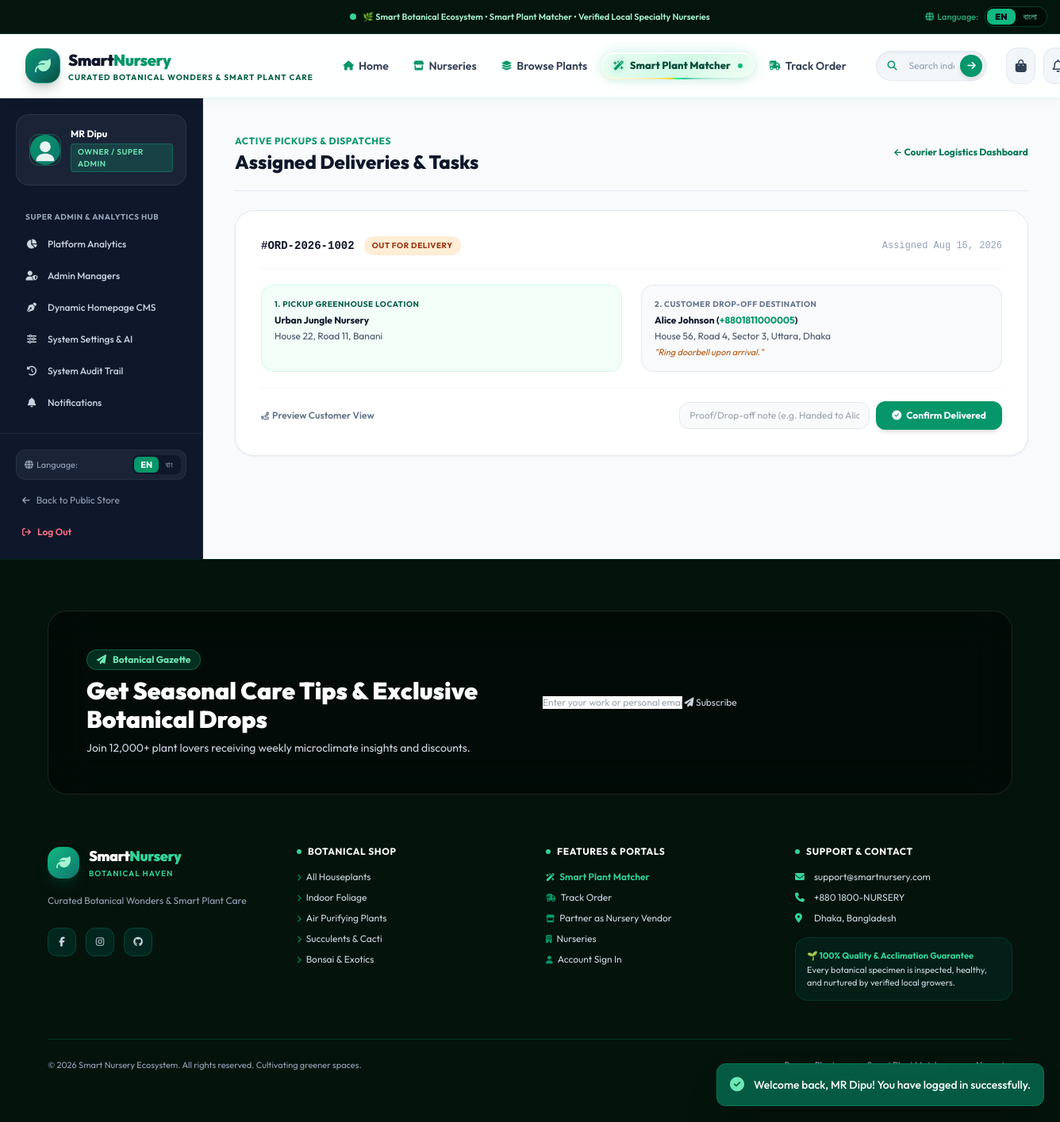
The page /delivery/deliveries.php (signed in) on the database its author committed.
### tables this page shows
CREATE TABLE `users` (
  `id` INT AUTO_INCREMENT PRIMARY KEY,
  `role_id` INT NOT NULL,
  `name` VARCHAR(100) NOT NULL,
  `email` VARCHAR(150) NOT NULL UNIQUE,
  `password_hash` VARCHAR(255) NOT NULL,
  `phone` VARCHAR(30) NULL,
  `avatar` VARCHAR(255) NULL,
  `status` ENUM('active', 'pending', 'suspended') NOT NULL DEFAULT 'active',
  `created_at` TIMESTAMP DEFAULT CURRENT_TIMESTAMP,
  `updated_at` TIMESTAMP DEFAULT CURRENT_TIMESTAMP ON UPDATE CURRENT_TIMESTAMP,
  FOREIGN KEY (`role_id`) REFERENCES `roles`(`id`) ON DELETE RESTRICT
);

CREATE TABLE `roles` (
  `id` INT AUTO_INCREMENT PRIMARY KEY,
  `name` VARCHAR(50) NOT NULL UNIQUE,
  `display_name` VARCHAR(100) NOT NULL,
  `description` VARCHAR(255) NULL,
  `created_at` TIMESTAMP DEFAULT CURRENT_TIMESTAMP
);

CREATE TABLE `delivery_assignments` (
  `id` INT AUTO_INCREMENT PRIMARY KEY,
  `order_id` INT NOT NULL UNIQUE,
  `delivery_staff_id` INT NOT NULL,
  `assigned_at` TIMESTAMP DEFAULT CURRENT_TIMESTAMP,
  `picked_up_at` TIMESTAMP NULL,
  `delivered_at` TIMESTAMP NULL,
  `delivery_notes` TEXT NULL,
  `proof_image` VARCHAR(255) NULL,
  `status` ENUM('assigned', 'picked_up', 'out_for_delivery', 'delivered', 'failed') NOT NULL DEFAULT 'assigned',
  `created_at` TIMESTAMP DEFAULT CURRENT_TIMESTAMP,
  FOREIGN KEY (`order_id`) REFERENCES `orders`(`id`) ON DELETE CASCADE,
  FOREIGN KEY (`delivery_staff_id`) REFERENCES `users`(`id`) ON DELETE RESTRICT
);

CREATE TABLE `orders` (
  `id` INT AUTO_INCREMENT PRIMARY KEY,
  `order_number` VARCHAR(30) NOT NULL UNIQUE,
  `customer_id` INT NOT NULL,
  `vendor_id` INT NOT NULL,
  `total_amount` DECIMAL(10,2) NOT NULL,
  `discount_amount` DECIMAL(10,2) NOT NULL DEFAULT 0.00,
  `shipping_fee` DECIMAL(10,2) NOT NULL DEFAULT 60.00,
  `grand_total` DECIMAL(10,2) NOT NULL,
  `order_status` ENUM(
    'Pending',
    'Vendor Accepted',
    'Vendor Rejected',
    'Cancelled',
    'Preparing',
    'Ready for Pickup',
    'Assigned to Delivery',
    'Picked Up',
    'Out for Delivery',
    'Delivered'
  ) NOT NULL DEFAULT 'Pending',
  `shipping_name` VARCHAR(100) NOT NULL,
  `shipping_phone` VARCHAR(30) NOT NULL,
  `shipping_address` VARCHAR(255) NOT NULL,
  `shipping_city` VARCHAR(100) NOT NULL DEFAULT 'Dhaka',
  `notes` TEXT NULL,
  `cancelled_reason` VARCHAR(255) NULL,
  `created_at` TIMESTAMP DEFAULT CURRENT_TIMESTAMP,
  `updated_at` TIMESTAMP DEFAULT CURRENT_TIMESTAMP ON UPDATE CURRENT_TIMESTAMP,
  FOREIGN KEY (`customer_id`) REFERENCES `users`(`id`) ON DELETE RESTRICT,
  FOREIGN KEY (`vendor_id`) REFERENCES `vendor_profiles`(`id`) ON DELETE RESTRICT
);

CREATE TABLE `vendor_profiles` (
  `id` INT AUTO_INCREMENT PRIMARY KEY,
  `user_id` INT NOT NULL UNIQUE,
  `nursery_name` VARCHAR(150) NOT NULL,
  `nursery_name_bn` VARCHAR(150) NULL,
  `description` TEXT NULL,
  `description_bn` TEXT NULL,
  `address` VARCHAR(255) NOT NULL,
  `address_bn` VARCHAR(255) NULL,
  `city` VARCHAR(100) NOT NULL DEFAULT 'Dhaka',
  `opening_hours` VARCHAR(100) NOT NULL DEFAULT 'Sat - Thu: 9:00 AM - 8:00 PM',
  `contact_phone` VARCHAR(30) NULL,
  `banner_image` VARCHAR(255) NULL,
  `logo_image` VARCHAR(255) NULL,
  `verification_status` ENUM('pending', 'verified', 'rejected', 'suspended') NOT NULL DEFAULT 'pending',
  `rating_avg` DECIMAL(3,2) NOT NULL DEFAULT 5.00,
  `rating_count` INT NOT NULL DEFAULT 0,
  `commission_rate` DECIMAL(5,2) NOT NULL DEFAULT 10.00,
  `created_at` TIMESTAMP DEFAULT CURRENT_TIMESTAMP,
  FOREIGN KEY (`user_id`) REFERENCES `users`(`id`) ON DELETE CASCADE
);

### delivery/deliveries.php (the view, shortened to what the rows shown need)
<?php
require_once __DIR__ . '/../helpers/auth.php';
require_once __DIR__ . '/../helpers/functions.php';
require_role(['delivery', 'admin', 'owner']);
$currentUser = current_user();
$db = get_db();
$isDeliveryStaff = ($currentUser['role_name'] === 'delivery');
if ($isDeliveryStaff) {
    $pStmt = $db->prepare("SELECT id FROM delivery_staff_profiles WHERE user_id = :uid");
    $pStmt->execute(['uid' => $currentUser['id']]);
    $staffProfileId = (int)$pStmt->fetchColumn();
    if ($staffProfileId <= 0) {
        $db->prepare("
            INSERT INTO delivery_staff_profiles (user_id, vehicle_type, current_zone, license_number, total_deliveries, status, created_at)
            VALUES (:uid, 'Motorcycle', 'Dhaka Central', 'COURIER-PENDING', 0, 'available', NOW())
        ")->execute(['uid' => $currentUser['id']]);
        $staffProfileId = (int)$db->lastInsertId();
    }
} else {
    $staffProfileId = 0;
}
if ($isDeliveryStaff) {
    $stmt = $db->prepare("
        SELECT da.*, o.order_number, o.grand_total, o.shipping_name, o.shipping_phone, o.shipping_address, o.shipping_city, o.notes AS order_notes,
               vp.nursery_name, vp.address AS vendor_address
        FROM delivery_assignments da
        JOIN orders o ON da.order_id = o.id
        JOIN vendor_profiles vp ON o.vendor_id = vp.id
        WHERE (da.delivery_staff_id = :did OR da.delivery_staff_id = :pid) AND da.status != 'delivered'
        ORDER BY da.id ASC
    ");
    $stmt->execute(['did' => $currentUser['id'], 'pid' => $staffProfileId]);
    $deliveries = $stmt->fetchAll();
} else {
    $stmt = $db->query("
        SELECT da.*, o.order_number, o.grand_total, o.shipping_name, o.shipping_phone, o.shipping_address, o.shipping_city, o.notes AS order_notes,
               vp.nursery_name, vp.address AS vendor_address, rider.name AS assigned_rider_name
        FROM delivery_assignments da
        JOIN orders o ON da.order_id = o.id
        JOIN vendor_profiles vp ON o.vendor_id = vp.id
        LEFT JOIN users rider ON da.delivery_staff_id = rider.id
        WHERE da.status != 'delivered'
        ORDER BY da.id ASC
    ");
    $deliveries = $stmt->fetchAll();
}
require_once __DIR__ . '/../includes/header.php';
?>
<div class="flex-1 flex flex-col lg:flex-row">
    <?php require_once __DIR__ . '/../includes/sidebar.php'; ?>
    <main class="flex-1 p-6 sm:p-10 space-y-6 bg-slate-50">
        <div class="border-b border-slate-200 pb-5 flex items-center justify-between">
            <div>
                <h1 class="text-2xl font-extrabold text-slate-900"><?= __('delivery.assigned_runs') ?></h1>
            </div>
        </div>
        <div class="space-y-6">
            <?php
            $focusedOrderId = (int)($_GET['order_id'] ?? 0);
            if (!empty($deliveries)): ?>
                <?php foreach ($deliveries as $del):
                    $isFocused = ($focusedOrderId === (int)$del['order_id']);
                ?>
                    <div id="delivery-card-<?= (int)$del['order_id'] ?>" class="bg-white rounded-3xl p-6 sm:p-8 border <?= $isFocused ? 'border-sky-500 ring-2 ring-sky-400 shadow-md bg-sky-50/10' : 'border-slate-200 shadow-sm' ?> space-y-5 transition">
                        <div class="flex flex-col sm:flex-row sm:items-center justify-between gap-3 border-b border-slate-100 pb-4 text-xs">
                            <div class="flex items-center space-x-3">
                                <span class="font-mono font-bold text-slate-900 text-sm">#<?= sanitize($del['order_number']) ?></span>
                                <span class="px-2.5 py-1 rounded-full font-bold uppercase text-[10px] tracking-wider <?= $del['status'] === 'out_for_delivery' ? 'bg-orange-100 text-orange-800' : 'bg-sky-100 text-sky-800' ?>">
                                    <?= str_replace('_', ' ', sanitize($del['status'])) ?>
                                </span>
                            </div>
                            <span class="text-slate-400 font-mono"><?= is_bangla() ? 'নিযুক্ত' : 'Assigned' ?> <?= time_ago($del['assigned_at']) ?></span>
                        </div>
                        <div class="grid grid-cols-1 sm:grid-cols-2 gap-6 text-xs">
                            <div class="bg-emerald-50/60 p-4 rounded-2xl border border-emerald-100 space-y-1">
                                <span class="text-[10px] font-bold uppercase tracking-wider text-emerald-800 block"><?= is_bangla() ? '১. নার্সারি পিকআপ ঠিকানা' : '1. Pickup Greenhouse Location' ?></span>
                                <h4 class="font-bold text-slate-900"><?= sanitize(vendor_display_name($del['nursery_name'])) ?></h4>
                                <p class="text-slate-600"><?= sanitize(vendor_display_address($del['vendor_address'])) ?></p>
                            </div>
                            <div class="bg-slate-50 p-4 rounded-2xl border border-slate-200/80 space-y-1">
                                <span class="text-[10px] font-bold uppercase tracking-wider text-slate-500 block"><?= is_bangla() ? '২. কাস্টমারের গন্তব্য ঠিকানা' : '2. Customer Drop-off Destination' ?></span>
                                <h4 class="font-bold text-slate-900"><?= sanitize($del['shipping_name']) ?> (<a href="tel:<?= sanitize($del['shipping_phone']) ?>" class="text-emerald-600 hover:underline"><?= sanitize($del['shipping_phone']) ?></a>)</h4>
                                <p class="text-slate-600"><?= sanitize($del['shipping_address']) ?>, <?= sanitize($del['shipping_city']) ?></p>
                                <?php if ($del['order_notes']): ?>
                                    <p class="text-[11px] text-amber-700 italic">"<?= sanitize($del['order_notes']) ?>"</p>
                                <?php endif; ?>
                            </div>
                        </div>
                        <div class="pt-4 border-t border-slate-100 flex flex-wrap items-center justify-between gap-3 text-xs">
                            <a href="<?= BASE_URL ?>/track-order.php?order_number=<?= urlencode($del['order_number']) ?>" target="_blank"
                               class="text-slate-500 hover:text-emerald-600 font-semibold flex items-center space-x-1">
                                <i class="fa-solid fa-route text-[10px]"></i>
                                <span>Preview Customer View</span>
                            </a>
                            <div class="flex items-center space-x-2">
                                <?php if ($del['status'] === 'assigned'): ?>
                                    <form action="deliveries.php" method="POST">
                                        <?= csrf_field() ?>
                                        <input type="hidden" name="action" value="pickup">
                                        <input type="hidden" name="assignment_id" value="<?= $del['id'] ?>">
                                        <button type="submit" class="px-5 py-2.5 bg-teal-600 hover:bg-teal-500 text-white font-bold rounded-xl shadow-xs transition flex items-center space-x-1.5">
                                            <i class="fa-solid fa-box-open"></i>
                                            <span>Mark Picked Up from Nursery</span>
                                        </button>
                                    </form>
                                <?php elseif ($del['status'] === 'out_for_delivery'): ?>
                                    <form action="deliveries.php" method="POST" class="flex items-center space-x-2">
                                        <input type="text" name="delivery_notes" placeholder="Proof/Drop-off note (e.g. Handed to Alice)" required
                                               class="bg-slate-50 border border-slate-200 rounded-xl px-3 py-2 text-xs text-slate-800 w-60">
                                        <button type="submit" class="px-5 py-2.5 bg-emerald-600 hover:bg-emerald-500 text-white font-bold rounded-xl shadow-md transition flex items-center space-x-1.5">
                                            <i class="fa-solid fa-circle-check"></i>
                                            <span>Confirm Delivered</span>
                                        </button>
                                    </form>
                                <?php endif; ?>
                            </div>
                        </div>
                    </div>
                <?php endforeach; ?>
            <?php endif; ?>
        </div>
    </main>
</div>
<?php require_once __DIR__ . '/../includes/footer.php'; ?>

### includes/sidebar.php (shortened to what the rows shown need)
<?php
require_once __DIR__ . '/../helpers/auth.php';
require_once __DIR__ . '/../helpers/functions.php';
$currentUser = current_user();
$role = $currentUser['role_name'] ?? 'customer';
?>
<aside class="w-full lg:w-64 bg-slate-900 text-slate-200 flex flex-col justify-between border-r border-slate-800 shrink-0">
    <div class="p-5 space-y-6">
        <div class="bg-slate-800/80 rounded-2xl p-4 border border-slate-700/60 flex items-center space-x-3">
            <div class="overflow-hidden">
                <h4 class="text-xs font-bold text-white truncate"><?= sanitize($currentUser['name'] ?? 'User') ?></h4>
                <span class="inline-flex items-center px-2 py-0.5 rounded text-[10px] font-semibold bg-emerald-500/20 text-emerald-300 border border-emerald-500/30 uppercase tracking-wider">
                    <?= __('role.' . $role, sanitize($currentUser['role_display'] ?? ucfirst($role))) ?>
                </span>
            </div>
        </div>
    </div>
</aside>

### rows shown on the page
users: name "MR Dipu", role.display_name "OWNER / SUPER ADMIN"
delivery_assignments: order.order_number "ORD-2026-1002", status "OUT FOR DELIVERY", assigned_at "Aug 16, 2026", vendor_profiles.nursery_name "Urban Jungle Nursery", vendor_profiles.address "House 22, Road 11, Banani", order.shipping_name "Alice Johnson", order.shipping_phone "+8801811000005", order.shipping_address "House 56, Road 4, Sector 3, Uttara", order.shipping_city "Dhaka", order.notes "Ring doorbell upon arrival."

### other values the page prints
$flashSuccess "Welcome back, MR Dipu! You have logged in successfully."
$announcementText "🌿 Smart Botanical Ecosystem • Smart Plant Matcher • Verified Local Specialty Nurseries"
__('lang.switch_label') "Language"
$brandTitle "Smart"
$brandSubtitle "Nursery"
$brandTag "CURATED BOTANICAL WONDERS & SMART PLANT CARE"
__('nav.home') "Home"
__('nav.nurseries', 'Nurseries') "Nurseries"
__('nav.browse_plants') "Browse Plants"
__('nav.ai_matcher') "Smart Plant Matcher"
__('nav.track_order') "Track Order"
__('owner.dashboard_title') "SUPER ADMIN & ANALYTICS HUB"
__('owner.analytics') "Platform Analytics"
__('owner.admin_managers') "Admin Managers"
__('owner.cms') "Dynamic Homepage CMS"
